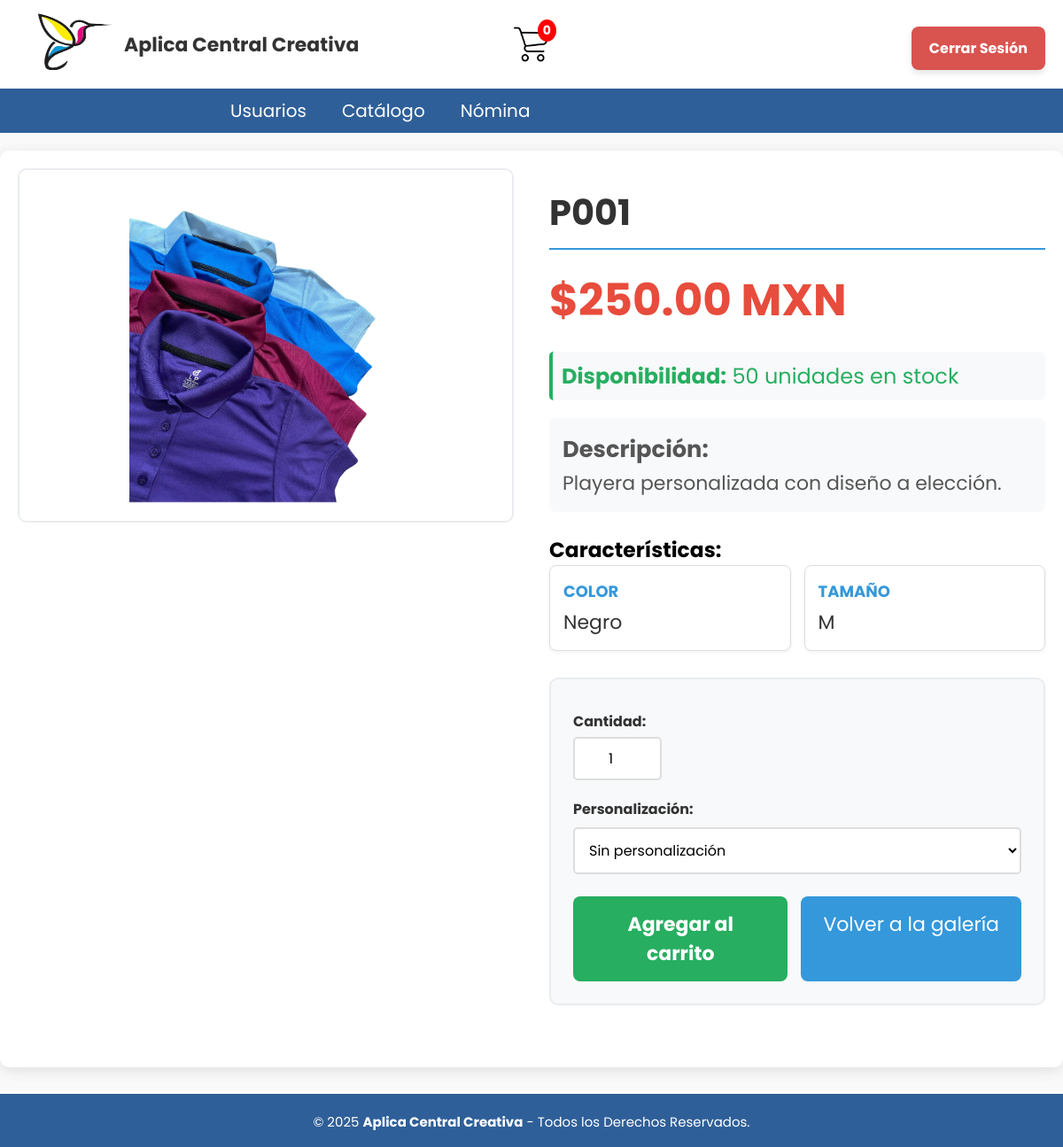
The app's page /Home/Detalle_articulo.php?id=P001 (signed in) with its own data.
### tables this page shows
CREATE TABLE articulos(
id_articulo VARCHAR(5) NOT NULL PRIMARY KEY UNIQUE,
descripcion TEXT NOT NULL,
id_detalle_articulo INT NOT NULL,
CONSTRAINT fk_deta_art FOREIGN KEY (id_detalle_articulo) REFERENCES detalle_articulos(id_detalle_articulo)
);

CREATE TABLE detalle_articulos(
id_detalle_articulo INT NOT NULL PRIMARY KEY AUTO_INCREMENT,
existencia INT NOT NULL,
costo DECIMAL(6,2) NOT NULL,
precio DECIMAL(6,2) NOT NULL,
id_proveedor INT NOT NULL,
estatus ENUM('Disponible','No Disponible','Descontinuado') DEFAULT 'Disponible',
CONSTRAINT fk_proveedor FOREIGN KEY (id_proveedor) REFERENCES usuario(id_usuario)
);

### Home/Detalle_articulo.php (the view, shortened to what this page needs)
<?php
include('../Nav/header.php');
$id_articulo = $_GET['id'];
$sql = "SELECT DISTINCT
          a.id_articulo,
          a.descripcion,
          d.precio,
          d.existencia,
          d.estatus,
          d.id_detalle_articulo
        FROM articulos a
        INNER JOIN detalle_articulos d ON a.id_detalle_articulo = d.id_detalle_articulo
        WHERE a.id_articulo = ? AND d.estatus = 'Disponible'";
$stmt = $conn->prepare($sql);
$stmt->bind_param("s", $id_articulo);
$stmt->execute();
$resultado = $stmt->get_result();
$producto = $resultado->fetch_assoc();
$sql_imagenes = "SELECT ac.valor
                FROM articulo_completo ac
                INNER JOIN atributos at ON ac.id_atributo = at.id_atributo
                WHERE ac.id_articulo = ? AND at.nombre = 'Imagen'";
$stmt_imagenes = $conn->prepare($sql_imagenes);
$stmt_imagenes->bind_param("s", $id_articulo);
$stmt_imagenes->execute();
$resultado_imagenes = $stmt_imagenes->get_result();
$imagenes = [];
while ($img = $resultado_imagenes->fetch_assoc()) {
    $imagenes[] = $img['valor'];
}
$sql_atributos = "SELECT at.nombre, ac.valor
                 FROM articulo_completo ac
                 INNER JOIN atributos at ON ac.id_atributo = at.id_atributo
                 WHERE ac.id_articulo = ? AND at.nombre != 'Imagen'
                 ORDER BY at.nombre";
$stmt_atributos = $conn->prepare($sql_atributos);
$stmt_atributos->bind_param("s", $id_articulo);
$stmt_atributos->execute();
$resultado_atributos = $stmt_atributos->get_result();
$atributos = [];
while ($attr = $resultado_atributos->fetch_assoc()) {
    $atributos[$attr['nombre']] = $attr['valor'];
}
?>
<!DOCTYPE html>
<html lang="es">
<head>
  <link rel="stylesheet" href="Home.css" />
</head>
<body>
<div class="detalle-container">
  <div class="producto-detalle">
    <div class="imagenes-container">
      <div class="imagen-principal">
        <?php if (!empty($imagenes)): ?>
          <?php foreach ($imagenes as $index => $imagen): ?>
            <img src="../Imagenes/<?php echo htmlspecialchars($imagen); ?>"
                 alt="<?php echo htmlspecialchars($producto['descripcion']); ?>"
                 class="imagen-detalle <?php echo $index === 0 ? 'active' : ''; ?>"
                 data-index="<?php echo $index; ?>">
          <?php endforeach; ?>
        <?php else: ?>
          <img src="../Imagenes/no-image.png" alt="Sin imagen" class="imagen-detalle active">
        <?php endif; ?>
      </div>
    </div>
    <div class="informacion-producto">
      <h1 class="titulo-producto"><?php echo htmlspecialchars($producto['id_articulo']); ?></h1>
      <p class="precio-producto">$<?php echo number_format($producto['precio'], 2); ?> MXN</p>
      <div class="stock-info">
        <strong>Disponibilidad:</strong> <?php echo $producto['existencia']; ?> unidades en stock
      </div>
      <div class="descripcion-producto">
        <h3>Descripción:</h3>
        <p><?php echo htmlspecialchars($producto['descripcion']); ?></p>
      </div>
      <?php if (!empty($atributos)): ?>
        <h3>Características:</h3>
        <div class="atributos-lista">
          <?php foreach ($atributos as $nombre => $valor): ?>
            <div class="atributo-item">
              <div class="atributo-nombre"><?php echo htmlspecialchars($nombre); ?></div>
              <div class="atributo-valor"><?php echo htmlspecialchars($valor); ?></div>
            </div>
          <?php endforeach; ?>
        </div>
      <?php endif; ?>
      <div class="formulario-compra">
        <form action="Agregar_Carrito.php" method="POST">
          <div class="campo-cantidad">
            <label for="cantidad">Cantidad:</label>
            <input type="number" id="cantidad" name="cantidad" value="1" min="1" max="<?php echo $producto['existencia']; ?>" required>
          </div>
          <div class="campo-personalizacion">
            <label for="personalizacion">Personalización:</label>
            <select name="personalizacion" id="personalizacion">
              <option value="">Sin personalización</option>
            </select>
          </div>
          <div class="botones-accion">
            <button type="submit" class="btn-agregar-carrito">Agregar al carrito</button>
            <a href="Home.php" class="btn-volver">Volver a la galería</a>
          </div>
        </form>
      </div>
    </div>
  </div>
</div>
</body>
<?php
include ('../Nav/footer.php');
?>
</html>

### CSS/cabecera.css (style rules this page uses)
html { font-size: 20px; overflow-y: auto; font-family: 'Poppins', sans-serif; }

### CSS/menu.css (style rules this page uses)
* { padding: 0px; margin: 0px; }

### CSS/tablas_boton.css (style rules this page uses)
a { text-decoration: underline; color: rgb(0, 0, 0); }

### CSS/formularios.css (style rules this page uses)
* { font-family: 'Poppins', sans-serif; margin: 0; padding: 0; box-sizing: border-box; }

### CSS/departamentos.css (style rules this page uses)
a { text-decoration: underline; color: purple; }

### CSS/cabecera2.css (style rules this page uses)
* { padding: 0px; margin: 0px; }
h1, h2 { color: #000000; }

### CSS/Carrito.css (style rules this page uses)
body { font-family: Arial, sans-serif; margin: 20px; }
h1 { color: #444; }
img { width: 80px; height: auto; }

### CSS/direccion.css (style rules this page uses)
label { display: flex; align-items: center; gap: 10px; margin: 10px 0; cursor: pointer; font-size: 16px; }

### Home/Home.css (style rules this page uses)
body { font-family: Arial, sans-serif; margin: 0; padding: 0; background-color: #f9f9f9; }

### Home/Detalle_articulo.php (style rules this page uses)
.detalle-container { max-width: 1200px; margin: 20px auto; padding: 20px; background-color: white; border-radius: 10px; box-shadow: 0 4px 15px rgba(0,0,0,0.1); }
.producto-detalle { display: grid; grid-template-columns: 1fr 1fr; gap: 40px; margin-bottom: 30px; }
.imagenes-container { position: relative; }
.imagen-principal { width: 100%; height: 400px; background-color: #f8f9fa; border-radius: 10px; overflow: hidden; position: relative; border: 2px solid #e9ecef; }
.imagen-principal img { width: 100%; height: 100%; object-fit: contain; position: absolute; top: 0; left: 0; opacity: 0; transition: opacity 0.5s ease-in-out; background-color: white; }
.imagen-principal img.active { opacity: 1; }
.informacion-producto { padding: 20px 0; }
.titulo-producto { font-size: 2em; color: #333; margin-bottom: 10px; border-bottom: 2px solid #3498db; padding-bottom: 10px; }
.precio-producto { font-size: 2.5em; color: #e74c3c; font-weight: bold; margin: 20px 0; }
.stock-info { font-size: 1.2em; color: #27ae60; margin-bottom: 20px; padding: 10px; background-color: #f8f9fa; border-radius: 5px; border-left: 4px solid #27ae60; }
.descripcion-producto { font-size: 1.1em; line-height: 1.6; color: #555; margin-bottom: 25px; padding: 15px; background-color: #f8f9fa; border-radius: 8px; }
.atributos-lista { display: grid; grid-template-columns: repeat(auto-fit, minmax(200px, 1fr)); gap: 15px; margin-bottom: 30px; }
.atributo-item { background-color: #fff; border: 1px solid #ddd; border-radius: 8px; padding: 15px; box-shadow: 0 2px 4px rgba(0,0,0,0.05); }
.atributo-nombre { font-weight: bold; color: #3498db; font-size: 0.9em; text-transform: uppercase; margin-bottom: 5px; }
.atributo-valor { color: #333; font-size: 1.1em; }
.formulario-compra { background-color: #f8f9fa; padding: 25px; border-radius: 10px; border: 2px solid #e9ecef; }
.campo-cantidad { margin-bottom: 20px; }
.campo-cantidad label { display: block; font-weight: bold; margin-bottom: 5px; color: #333; }
.campo-cantidad input { width: 100px; padding: 10px; border: 2px solid #ddd; border-radius: 5px; font-size: 16px; text-align: center; }
.campo-personalizacion { margin-bottom: 25px; }
.campo-personalizacion label { display: block; font-weight: bold; margin-bottom: 8px; color: #333; }
.campo-personalizacion select { width: 100%; padding: 12px; border: 2px solid #ddd; border-radius: 5px; font-size: 16px; background-color: white; }
.botones-accion { display: flex; gap: 15px; margin-top: 20px; }
.btn-agregar-carrito { flex: 1; background-color: #27ae60; color: white; padding: 15px 25px; border: none; border-radius: 8px; font-size: 1.1em; font-weight: bold; cursor: pointer; transition: background-color 0.3s; }
.btn-volver { background-color: #3498db; color: white; padding: 15px 25px; border: none; border-radius: 8px; text-decoration: none; font-size: 1.1em; text-align: center; transition: background-color 0.3s; }

### records on screen
articulos: id_articulo "P001", id_detalle_articulo.precio "250.00", id_detalle_articulo.existencia "50", descripcion "Playera personalizada con diseño a elección."

### other values on screen
$nombre "Usuarios"
$nombre "Catálogo"
$nombre "Nómina"
$nombre "COLOR"
$valor "Negro"
$nombre "TAMAÑO"
$valor "M"
